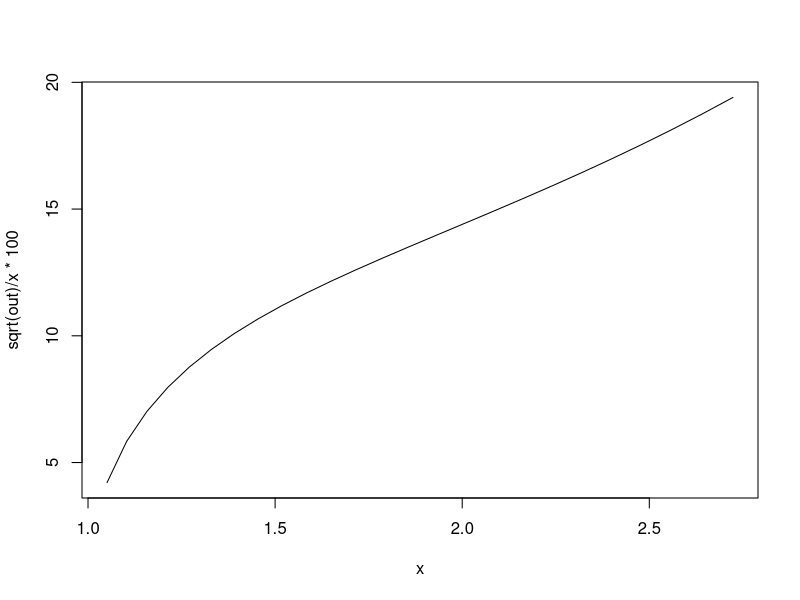
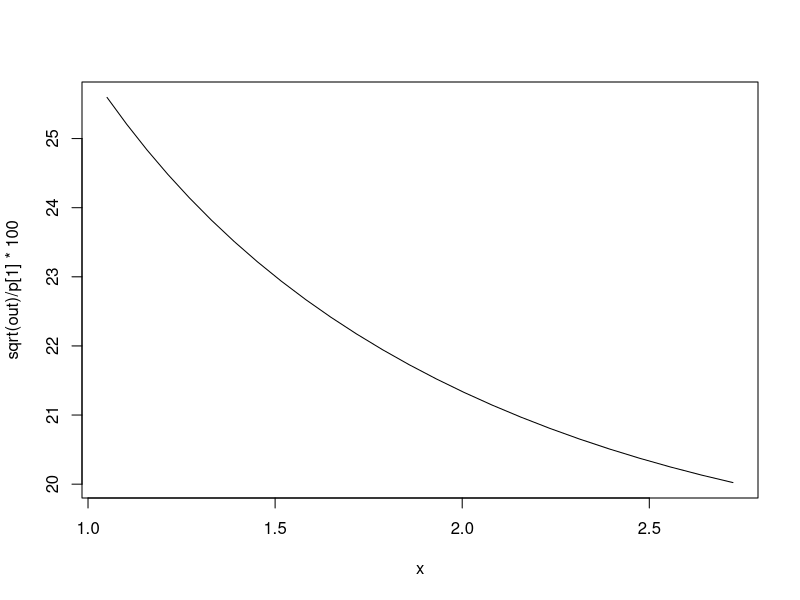
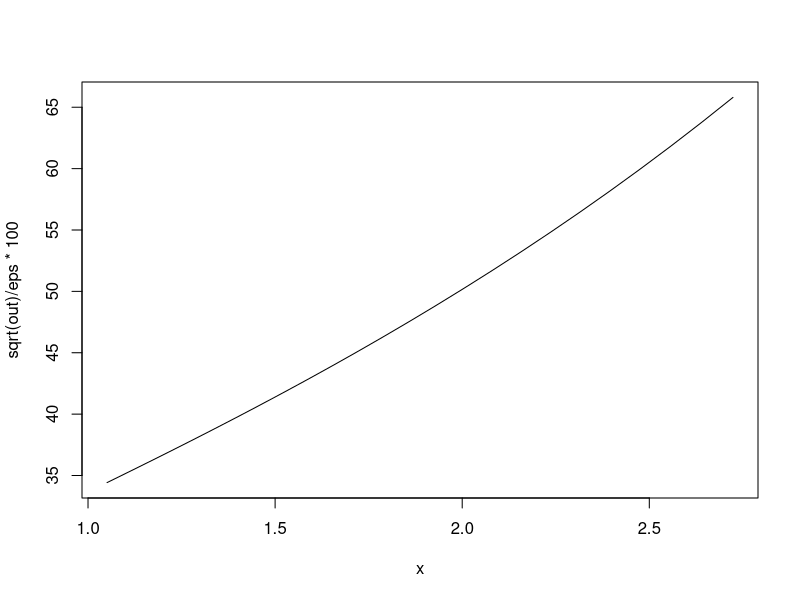

These charts were generated, in order, by the following R code:
p <- 1:2
p <- p/sum(p)
p <- c(0.75,0.15,0.05,0.05)
#p <- c(0.5,0.5)
p <- c(1,1,1,1)/4
eps <- 0.15
lam <- 2
N <- 50
out <-c()


FI <- function (N,lam,p,eps=0) {
  #prerequisite
  n <-length(p)
  if(eps==0){
    FI <- array(0,c(n+2,n+2))
    iFI <- array(0,c(n+2,n+2))
    el <- exp(lam)
    eml <-1/el
    elk <- exp(lam*p)
    eplkmo <- (elk-1)
    
    
    ## d^2L/dl^2
    FI[1,1] <- -1/(1-eml)+el*sum( p^2/eplkmo)
    
    ## d^2L/dldpk
    
    FI[1,1:n+2] <- - el*(1- p/eplkmo*lam )
    FI[1:n+2,1] <- FI[1,1:n+2]
    
    ## d^2L/dpk^2
    
    D <- (el*lam^2/eplkmo)
    #FI <- FI + diag(c(0,0,D ))
    
    FI <- N/(el-1)*FI
    FI[1:n+2,2] <- 1
    FI[2,1:n+2] <- FI[1:n+2,2] 
    
    ## use blockwise inverision
    D <- N/(el-1)*D
    D1 <- 1/D
    d <- -sum(D1)
    D2 <- c(-1,D1)
    D3 <- (D2%*%t(D2))/d + diag(c(0,D1))
    
    A0 <-FI[1,1]
    B <- FI[1,2:(n+2)]
    A1 <- FI[1:n+2,1:n+2]
    DC <- D3 %*% B
    A1 <- solve(A0 - (B %*% DC))
    
    iFI[1,1] <- A1
    C2 <-  -DC %*% A1 
    iFI[0:n+2,1] <- C2
    B2 <- t(C2)
    iFI[1,0:n+2] <- B2
    iFI[0:n+2,0:n+2] <- D3 - DC %*% B2 
    iFI <- iFI[-2,-2]
    
  }else{
    FI <- array(0,c(n+3,n+3))
    iFI <- array(0,c(n+3,n+3))
    el <- exp(lam)
    eml <-1/el
    elk <- exp(lam*p)
    Ak <- (elk-1)*eps +1
    tau <- prod(Ak)
    tau <- tau/(tau-1)
    pkAk <- t(p/Ak)
    eplkmo <- (elk-1)
    eplmoAl <- t(eplkmo/Ak)
    Tl <- eps * p * elk /Ak
    Te <- eplkmo/Ak
    Tp <- eps*lam*elk/Ak
    ## d^2L/dl^2
    FI[1,1] <- -1/(1-eml)+(1-eps)*el*(pkAk%*% (p/eplkmo)) + tau*sum(Tl)^2
    
    ## d^2L/dlde
    FI[1,2] <- -el*sum(pkAk)  + tau * sum(Tl)*sum(Te)
    FI[2,1] <- FI[1,2]
    
    ## d^2L/dldpk
    
    FI[1,1:n+3] <- - el*( 1- pkAk/eplkmo*lam*(1-eps) ) + tau * Tp *sum(Tl)
    FI[1:n+3,1] <- FI[1,1:n+3]
    
    ## d^2L/deps^2
    
    FI[2,2] <- el*sum(eplmoAl)/(1-eps)  + tau*sum(Te)^2
    
    ## d^2L/depsdpk
    
    FI[2,1:n+3] <- - el*lam/Ak  + tau*sum(Te) * Tp
    FI[1:n+3,2] <- FI[2,1:n+3]
    
    ## d^2L/dpk^2
    
    D <- (el*(1-eps)*lam^2/Ak/eplkmo + tau *  Tp^2)
    FI <- FI + diag(c(0,0,0,D ))
    
    ## use blockwise inverision
    FI <- N/(el-1)*FI
    
    D <- N/(el-1)*D
    D1 <- 1/D
    d <- -sum(D1)
    D2 <- c(-1,D1)
    D3 <- (D2%*%t(D2))/d + diag(c(0,D1))
    
    A0 <-FI[1:2,1:2]
    B <- FI[1:2,3:(n+3)]
    A1 <- FI[1:n+3,1:n+3]
    DC <- D3 %*% t(B)
    A1 <- solve(A0 - (B %*% DC))
    
    iFI[1:2,1:2] <- A1
    C2 <- - DC %*% A1 
    iFI[0:n+3,1:2] <- C2
    B2 <- t(C2)
    iFI[1:2,0:n+3] <- B2
    iFI[0:n+3,0:n+3] <- D3 - DC %*% B2 
    iFI <- iFI[-3,-3]
  }
  iFI
}

lseq <- seq(0.1,2.5,0.1)
for(lam in lseq){
  adj <- exp(lam)*(exp(lam)-lam-1)/(exp(lam)-1)^2
  out <- c(out,adj^2*FI(N,lam,p,eps)[1,1])
  
}
FI(N,lam,p,eps)
out

x <-lseq/(1-exp(-lseq))

plot(x,sqrt(out)/x*100,type="l")


lseq <- seq(0.1,2.5,0.1)
out <-c()
for(lam in lseq){
  #adj <- exp(lam)*(exp(lam)-lam-1)/(exp(lam)-1)^2
  out <- c(out,FI(N,lam,p,eps)[3,3])
  
}

out

x <-lseq/(1-exp(-lseq))
print(x)
print(out)
plot(x,sqrt(out)/p[1]*100,type="l")


lseq <- seq(0.1,2.5,0.1)
out <-c()
for(lam in lseq){
  #adj <- exp(lam)*(exp(lam)-lam-1)/(exp(lam)-1)^2
  out <- c(out,FI(N,lam,p,eps)[2,2])
  
}

out

x <-lseq/(1-exp(-lseq))
print(x)
print(out)
plot(x,sqrt(out)/eps*100,type="l")
